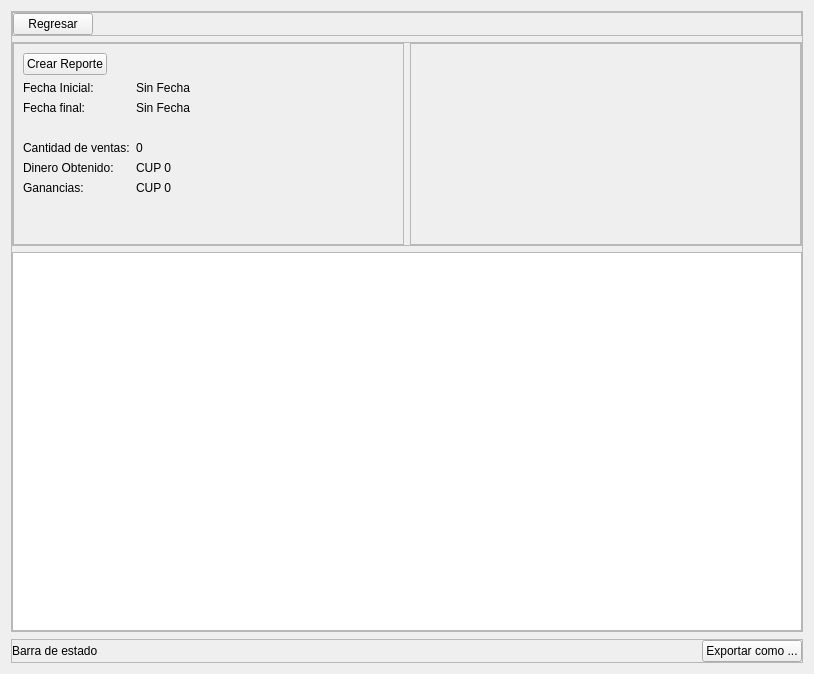
<?xml version="1.0" encoding="UTF-8"?>
<ui version="4.0">
 <class>Frame</class>
 <widget class="QFrame" name="Frame">
  <property name="geometry">
   <rect>
    <x>0</x>
    <y>0</y>
    <width>814</width>
    <height>674</height>
   </rect>
  </property>
  <property name="windowTitle">
   <string>Frame</string>
  </property>
  <layout class="QVBoxLayout" name="verticalLayout">
   <property name="spacing">
    <number>7</number>
   </property>
   <item>
    <widget class="QFrame" name="main_content_frame">
     <property name="frameShape">
      <enum>QFrame::StyledPanel</enum>
     </property>
     <property name="frameShadow">
      <enum>QFrame::Raised</enum>
     </property>
     <layout class="QVBoxLayout" name="verticalLayout_2">
      <property name="leftMargin">
       <number>0</number>
      </property>
      <property name="topMargin">
       <number>0</number>
      </property>
      <property name="rightMargin">
       <number>0</number>
      </property>
      <property name="bottomMargin">
       <number>0</number>
      </property>
      <item>
       <widget class="QFrame" name="frame_4">
        <property name="frameShape">
         <enum>QFrame::StyledPanel</enum>
        </property>
        <property name="frameShadow">
         <enum>QFrame::Raised</enum>
        </property>
        <layout class="QHBoxLayout" name="horizontalLayout_3">
         <property name="leftMargin">
          <number>0</number>
         </property>
         <property name="topMargin">
          <number>0</number>
         </property>
         <property name="rightMargin">
          <number>0</number>
         </property>
         <property name="bottomMargin">
          <number>0</number>
         </property>
         <item>
          <widget class="QPushButton" name="back_button">
           <property name="sizePolicy">
            <sizepolicy hsizetype="Maximum" vsizetype="Fixed">
             <horstretch>0</horstretch>
             <verstretch>0</verstretch>
            </sizepolicy>
           </property>
           <property name="cursor">
            <cursorShape>PointingHandCursor</cursorShape>
           </property>
           <property name="text">
            <string>Regresar</string>
           </property>
          </widget>
         </item>
         <item>
          <spacer name="horizontalSpacer_3">
           <property name="orientation">
            <enum>Qt::Horizontal</enum>
           </property>
           <property name="sizeHint" stdset="0">
            <size>
             <width>40</width>
             <height>20</height>
            </size>
           </property>
          </spacer>
         </item>
        </layout>
       </widget>
      </item>
      <item>
       <widget class="QFrame" name="frame_2">
        <property name="sizePolicy">
         <sizepolicy hsizetype="Preferred" vsizetype="Preferred">
          <horstretch>0</horstretch>
          <verstretch>0</verstretch>
         </sizepolicy>
        </property>
        <property name="frameShape">
         <enum>QFrame::StyledPanel</enum>
        </property>
        <property name="frameShadow">
         <enum>QFrame::Raised</enum>
        </property>
        <layout class="QHBoxLayout" name="horizontalLayout_2">
         <property name="leftMargin">
          <number>0</number>
         </property>
         <property name="topMargin">
          <number>0</number>
         </property>
         <property name="rightMargin">
          <number>0</number>
         </property>
         <property name="bottomMargin">
          <number>0</number>
         </property>
         <item>
          <widget class="QFrame" name="frame_3">
           <property name="sizePolicy">
            <sizepolicy hsizetype="Preferred" vsizetype="Preferred">
             <horstretch>0</horstretch>
             <verstretch>0</verstretch>
            </sizepolicy>
           </property>
           <property name="frameShape">
            <enum>QFrame::StyledPanel</enum>
           </property>
           <property name="frameShadow">
            <enum>QFrame::Raised</enum>
           </property>
           <layout class="QGridLayout" name="gridLayout">
            <item row="4" column="0">
             <widget class="QLabel" name="label_2">
              <property name="text">
               <string>Cantidad de ventas:</string>
              </property>
             </widget>
            </item>
            <item row="4" column="1">
             <widget class="QLabel" name="sale_quantity_label">
              <property name="text">
               <string>0</string>
              </property>
             </widget>
            </item>
            <item row="5" column="1">
             <widget class="QLabel" name="payment_money_label">
              <property name="text">
               <string>CUP 0</string>
              </property>
             </widget>
            </item>
            <item row="6" column="0">
             <widget class="QLabel" name="label_6">
              <property name="text">
               <string>Ganancias:</string>
              </property>
             </widget>
            </item>
            <item row="6" column="1">
             <widget class="QLabel" name="profit_money_label">
              <property name="text">
               <string>CUP 0</string>
              </property>
             </widget>
            </item>
            <item row="5" column="0">
             <widget class="QLabel" name="label_4">
              <property name="text">
               <string>Dinero Obtenido:</string>
              </property>
             </widget>
            </item>
            <item row="7" column="0">
             <spacer name="verticalSpacer">
              <property name="orientation">
               <enum>Qt::Vertical</enum>
              </property>
              <property name="sizeHint" stdset="0">
               <size>
                <width>20</width>
                <height>40</height>
               </size>
              </property>
             </spacer>
            </item>
            <item row="1" column="1">
             <widget class="QLabel" name="initial_date_label">
              <property name="text">
               <string>Sin Fecha</string>
              </property>
             </widget>
            </item>
            <item row="0" column="0">
             <widget class="QPushButton" name="create_report_button">
              <property name="sizePolicy">
               <sizepolicy hsizetype="Maximum" vsizetype="Preferred">
                <horstretch>0</horstretch>
                <verstretch>0</verstretch>
               </sizepolicy>
              </property>
              <property name="cursor">
               <cursorShape>PointingHandCursor</cursorShape>
              </property>
              <property name="text">
               <string>Crear Reporte</string>
              </property>
             </widget>
            </item>
            <item row="2" column="0">
             <widget class="QLabel" name="label_5">
              <property name="text">
               <string>Fecha final:</string>
              </property>
             </widget>
            </item>
            <item row="1" column="0">
             <widget class="QLabel" name="label">
              <property name="text">
               <string>Fecha Inicial:</string>
              </property>
             </widget>
            </item>
            <item row="2" column="1">
             <widget class="QLabel" name="final_date_label">
              <property name="text">
               <string>Sin Fecha</string>
              </property>
             </widget>
            </item>
            <item row="3" column="0">
             <widget class="QLabel" name="empty_label">
              <property name="text">
               <string/>
              </property>
             </widget>
            </item>
           </layout>
          </widget>
         </item>
         <item>
          <widget class="QFrame" name="calendar_frame">
           <property name="sizePolicy">
            <sizepolicy hsizetype="Preferred" vsizetype="Preferred">
             <horstretch>0</horstretch>
             <verstretch>0</verstretch>
            </sizepolicy>
           </property>
           <property name="frameShape">
            <enum>QFrame::StyledPanel</enum>
           </property>
           <property name="frameShadow">
            <enum>QFrame::Raised</enum>
           </property>
          </widget>
         </item>
        </layout>
       </widget>
      </item>
      <item>
       <widget class="QTableWidget" name="sale_report_table">
        <property name="sizePolicy">
         <sizepolicy hsizetype="Expanding" vsizetype="Expanding">
          <horstretch>0</horstretch>
          <verstretch>1</verstretch>
         </sizepolicy>
        </property>
       </widget>
      </item>
     </layout>
    </widget>
   </item>
   <item>
    <widget class="QFrame" name="frame">
     <property name="frameShape">
      <enum>QFrame::StyledPanel</enum>
     </property>
     <property name="frameShadow">
      <enum>QFrame::Raised</enum>
     </property>
     <layout class="QHBoxLayout" name="horizontalLayout">
      <property name="leftMargin">
       <number>0</number>
      </property>
      <property name="topMargin">
       <number>0</number>
      </property>
      <property name="rightMargin">
       <number>0</number>
      </property>
      <property name="bottomMargin">
       <number>0</number>
      </property>
      <item>
       <widget class="QLabel" name="state_bar_label">
        <property name="text">
         <string>Barra de estado</string>
        </property>
       </widget>
      </item>
      <item>
       <spacer name="horizontalSpacer_2">
        <property name="orientation">
         <enum>Qt::Horizontal</enum>
        </property>
        <property name="sizeHint" stdset="0">
         <size>
          <width>40</width>
          <height>20</height>
         </size>
        </property>
       </spacer>
      </item>
      <item>
       <widget class="QPushButton" name="export_as_button">
        <property name="sizePolicy">
         <sizepolicy hsizetype="Maximum" vsizetype="Fixed">
          <horstretch>0</horstretch>
          <verstretch>0</verstretch>
         </sizepolicy>
        </property>
        <property name="cursor">
         <cursorShape>PointingHandCursor</cursorShape>
        </property>
        <property name="text">
         <string>Exportar como ...</string>
        </property>
       </widget>
      </item>
     </layout>
    </widget>
   </item>
  </layout>
 </widget>
 <resources/>
 <connections/>
</ui>
